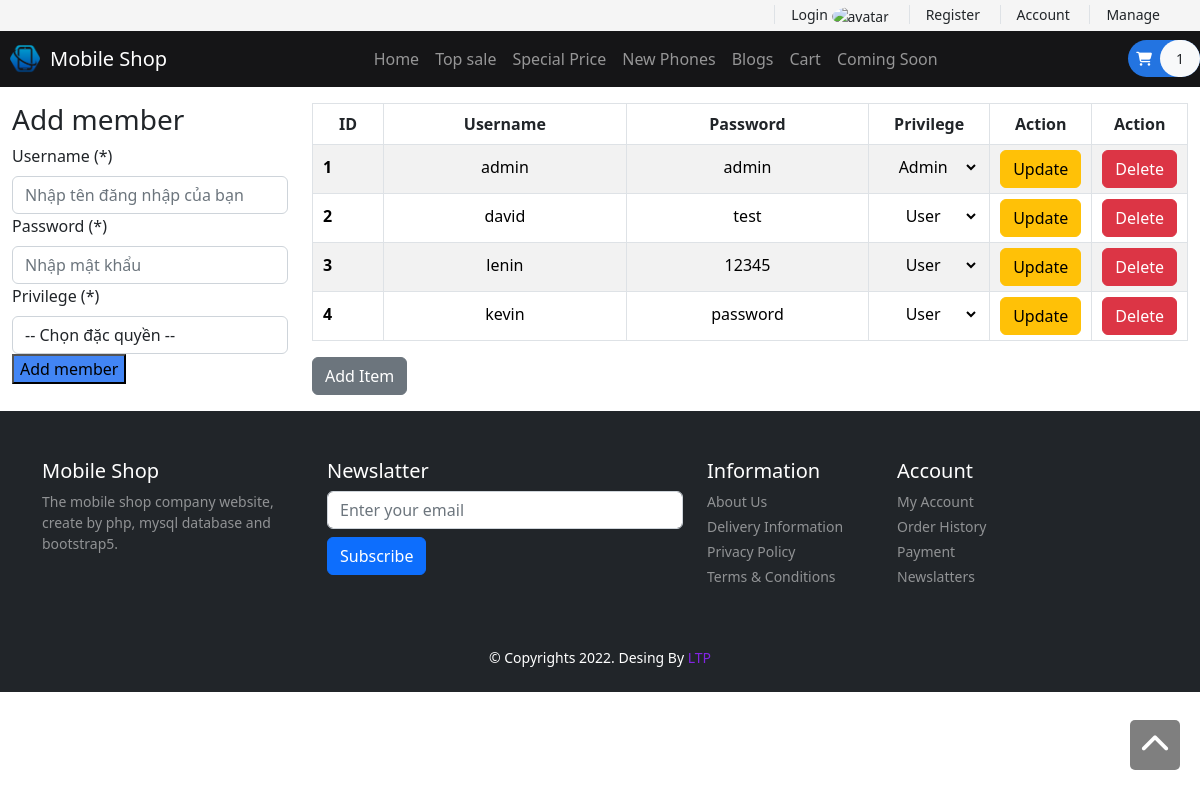
The page /account.php on the database its author committed.
### tables this page shows
CREATE TABLE `account` (
  `id` int(10) UNSIGNED NOT NULL,
  `username` varchar(30) NOT NULL,
  `password` varchar(30) NOT NULL,
  `email` varchar(100) NOT NULL,
  `privilege` tinyint(1) NOT NULL DEFAULT 0
);

### account.php (called while the page is built, shortened)
<?php
include('func/header.php');
?>
<?php
include('libs/_account-form.php')
?>
<?php
include('func/footer.php');
?>

### func/functions.php (called while the page is built, shortened)
<?php
require('func/DBConnect.php');
require('func/Product.php');
require('func/Account.php');
$db = new Connect();
$product = new Product($db);
$acc = new Account($db);
$accData = $acc->getData();
?>

### func/DBConnect.php (called while the page is built, shortened)
<?php
class Connect
{
    protected $host = 'localhost';
    protected $user = 'root';
    protected $password = '';
    protected $database = 'mobileshop';
    public function __construct()
    {
        $this->con = mysqli_connect($this->host, $this->user, $this->password, $this->database);
    }
}
?>

### func/Product.php (called while the page is built, shortened)
<?php
class Product
{
    public $db = null;
    public function __construct(Connect $db)
    {
        $this->db = $db;
    }
    public function getData($table = 'product')
    {
        $sql = "SELECT * FROM {$table}";
        $result = $this->db->con->query($sql);
        $resultArray = array();
        if ($result->num_rows > 0) {
            while ($item = mysqli_fetch_array($result, MYSQLI_ASSOC)) {
                $resultArray[] = $item;
            }
        }
        return $resultArray;
    }
}

### func/Account.php (called while the page is built, shortened)
<?php
class Account
{
    public $db = null;
    public function __construct(Connect $db)
    {
        $this->db = $db;
    }
    public function getData($table = 'account')
    {
        $sql = "SELECT * FROM {$table}";
        $result = $this->db->con->query($sql);
        $resultArray = array();
        if ($result->num_rows > 0) {
            while ($item = mysqli_fetch_array($result, MYSQLI_ASSOC)) {
                $resultArray[] = $item;
            }
        }
        return $resultArray;
    }
}

### libs/_account-form.php (the view, shortened to what this page needs)
<section id="account" class="py-3">
    <div class="container-xxl">
        <div class="row">
            <div class="col-3">
                <form method="POST" class="form" id="add-member">
                    <h3 class="heading">Add member</h3>
                    <div class="row">
                        <div class="col">
                            <div class="form-group">
                                <label for="username" class="form-label">Username (*)</label>
                                <input id="username" name="username" type="text" rules="required|min:3|max:10"
                                    placeholder="Nhập tên đăng nhập của bạn" class="form-control">
                            </div>
                            <div class="form-group">
                                <label for="password" class="form-label">Password (*)</label>
                                <input id="password" name="password" type="password" rules="required|min:3"
                                    placeholder="Nhập mật khẩu" class="form-control">
                            </div>
                            <div class="form-group">
                                <label for="privilege" class="form-label">Privilege (*)</label>
                                <select id="privilege" name="privilege" rules="required" class="form-control">
                                    <option value="">-- Chọn đặc quyền --</option>
                                </select>
                            </div>
                        </div>
                    </div>
                    <button class="form-submit" name="add-member-submit">Add member</button>
                </form>
            </div>
            <div class="col-9">
                <form method="POST" id="account-member">
                    <div class="form-group">
                        <table class="table table-striped table-bordered table-data">
                            <thead>
                                <tr class="text-center">
                                    <th scope="colgroup rowgroup">ID</th>
                                    <th scope="col">Username</th>
                                    <th scope="col">Password</th>
                                    <th scope="col">Privilege</th>
                                    <th scope="col">Action</th>
                                    <th scope="col">Action</th>
                                </tr>
                            </thead>
                            <tbody>
                                <?php foreach ($accData as $item): ?>
                                    <tr data-id="<?php echo $item['id'] ?>">
                                        <td>
                                            <input type="number" value="<?php echo $item['id'] ?>" readonly
                                                name="id-<?php echo $item['id'] ?>">
                                        </td>
                                        <td>
                                            <input type="text" value="<?php echo $item['username'] ?>"
                                                name="username-<?php echo $item['id'] ?>" class="text-center">
                                        </td>
                                        <td>
                                            <input type="text" value="<?php echo $item['password'] ?>"
                                                name="password-<?php echo $item['id'] ?>" class="text-center">
                                        </td>
                                        <td>
                                            <select name="privilege-<?php echo $item['id'] ?>">
                                                <option value="<?php echo $item['privilege'] ?>" selected>
                                                    <?php echo $item['privilege'] ? 'Admin' : 'User'; ?>
                                                </option>
                                            </select>
                                        </td>
                                        <td>
                                            <button type="submit" name="account-update"
                                                formaction="account.php?id=<?php echo $item['id'] ?>"
                                                class="btn btn-warning">Update</button>
                                        </td>
                                        <td>
                                            <button type="submit" name="account-delete"
                                                formaction="account.php?id=<?php echo $item['id'] ?>"
                                                class="btn btn-danger">Delete</button>
                                        </td>
                                    </tr>
                                <?php endforeach; ?>
                            </tbody>
                        </table>
                        <button type="button" class="btn btn-secondary addItem">Add Item</button>
                    </div>
                </form>
            </div>
        </div>
    </div>
</section>

### func/header.php (shortened to what this page needs)
<!DOCTYPE html>
<html lang="en">
<head>
    <link href="https://cdn.jsdelivr.net/npm/bootstrap@5.2.3/dist/css/bootstrap.min.css" rel="stylesheet"
>
    <link rel="stylesheet" href="https://cdnjs.cloudflare.com/ajax/libs/OwlCarousel2/2.3.4/assets/owl.carousel.min.css"
 />
    <link rel="stylesheet"
        href="https://cdnjs.cloudflare.com/ajax/libs/OwlCarousel2/2.3.4/assets/owl.theme.default.min.css"
 />
    <link rel="stylesheet" href="https://ltp110.tk/form-validate/css/style.css">
    <link rel="stylesheet" href="./style.css">
    <?php
    require('func/functions.php');
    ?>
</head>
<body>
    <a class="scroll-up" href="#top"><i class="fas fa-chevron-up"></i></a>
    <header id="header">
        <div class="topnav d-flex justify-content-end px-4 py-1">
            <div class="font-size-14">
                <a href="./login.php" class="px-3 border-start text-dark">
                    <?php if (isset($_SESSION['logged']) && $_SESSION['logged'] == true) {
                        echo $acc->getAccount($_COOKIE['user_id'])['username'];
                    } else {
                        echo "Login";
                    } ?>
                    <img src="<?php echo $acc->getAccount($_COOKIE['user_id'], 'user')['avatar'] ?>" alt="avatar"
                        class="rounded-circle" style="width: 20px;height: 20px;" />
                </a>
                <a href="./register.php" class="px-3 border-start text-dark">Register</a>
                <a href="./account.php" class="px-3 border-start text-dark">Account</a>
                <a href="./manage.php" class="px-3 border-start text-dark">Manage</a>
            </div>
        </div>
        <nav class="navbar navbar-expand-lg navbar-dark color-second-bg">
            <img src="./assets/phone.png" class="logo">
            <a class="navbar-brand" href="./index.php">Mobile Shop</a>
            <div class="collapse navbar-collapse" id="navbarNav">
                <ul class="navbar-nav m-auto">
                    <li class="nav-item active">
                        <a class="nav-link" href="./index.php">Home</a>
                    </li>
                    <li class="nav-item">
                        <a class="nav-link" href="./index.php#top-sale">Top sale</a>
                    </li>
                    <li class="nav-item">
                        <a class="nav-link" href="./index.php#special-price">Special Price</a>
                    </li>
                    <li class="nav-item">
                        <a class="nav-link" href="./index.php#new-phones">New Phones</a>
                    </li>
                    <li class="nav-item">
                        <a class="nav-link" href="./index.php#blogs">Blogs</a>
                    </li>
                    <li class="nav-item">
                        <a class="nav-link" href="./cart.php">Cart</a>
                    </li>
                    <li class="nav-item">
                        <a class="nav-link" href="#">Coming Soon</a>
                    </li>
                </ul>
                <form action="#" class="font-size-12">
                    <a href="./cart.php" class="d-flex align-items-center rounded-pill color-primary-bg">
                        <span class="font-size-14 px-2 py-2 text-white">
                            <i class="fas fa-shopping-cart" aria-hidden="true"></i>
                        </span>
                        <span class="px-3 py-2 font-size-14 rounded-pill text-dark bg-light">
                            <?php echo count($product->getData('cart')); ?>
                        </span>
                    </a>
                </form>
            </div>
        </nav>
    </header>
    <main id="main-site">

### func/footer.php (shortened to what this page needs)
</main>
<footer id="footer" class="bg-dark text-white py-5">
    <div class="container">
        <div class="row">
            <div class="col-lg-3 col-12">
                <h4 class="font-size-20">Mobile Shop</h4>
                <p class="font-size-14  text-white-50">The mobile shop company website, create by php, mysql
                    database and bootstrap5.</p>
            </div>
            <div class="col-lg-4 col-12">
                <h4 class="font-size-20">Newslatter</h4>
                <form>
                    <div class="col">
                        <input type="text" class="form-control" placeholder="Enter your email">
                    </div>
                    <div class="col">
                        <button type="submit" class="btn btn-primary my-2">Subscribe</button>
                    </div>
                </form>
            </div>
            <div class="col-lg-2 col-12">
                <h4 class="font-size-20">Information</h4>
                <div class="d-flex flex-column flex-wrap">
                    <a href="#" class="font-size-14 text-white-50 pb-1">About Us</a>
                    <a href="#" class="font-size-14 text-white-50 pb-1">Delivery Information</a>
                    <a href="#" class="font-size-14 text-white-50 pb-1">Privacy Policy</a>
                    <a href="#" class="font-size-14 text-white-50 pb-1">Terms & Conditions</a>
                </div>
            </div>
            <div class="col-lg-2 col-12">
                <h4 class="font-size-20">Account</h4>
                <div class="d-flex flex-column flex-wrap">
                    <a href="#" class="font-size-14 text-white-50 pb-1">My Account</a>
                    <a href="#" class="font-size-14 text-white-50 pb-1">Order History</a>
                    <a href="#" class="font-size-14 text-white-50 pb-1">Payment</a>
                    <a href="#" class="font-size-14 text-white-50 pb-1">Newslatters</a>
                </div>
            </div>
        </div>
    </div>
</footer>
<div class="copyright text-center bg-dark text-white py-2">
    <p class="font-size-14">&copy; Copyrights 2022. Desing By <a
            href="https://www.facebook.com/profile.php?id=100045406261491" class="color-second">LTP</a></p>
</div>
</body>
</html>

### style.css (style rules this page uses)
button, button:focus { outline: none !important; box-shadow: none !important; }
html { font-family: "Open Sans", sans-serif; color: #333; scroll-behavior: smooth; }
a { text-decoration: none; }
.font-size-12 { font-size: 12px; }
.font-size-14 { font-size: 14px; }
.font-size-20 { font-size: 20px; }
.color-primary-bg { background: #2374e1; }
.color-second { color: #8224e3; }
.color-second-bg { background: #151517; }
.topnav { background-color: #f5f5f5; }
.scroll-up { position: fixed; bottom: 30px; right: 20px; cursor: pointer; background: rgba(0, 0, 0, 0.5); width: 50px; height: 50px; text-align: center; border-radius: 5px; }
.scroll-up i { color: white; font-size: 30px; padding: 10px; }
.logo { width: 30px; height: 30px; margin: 0px 10px; }
.form { width: auto; }
.form-submit { background-color: #4285f4; }
.table-data tr td:first-child input { font-weight: bold; width: 50px; }
.table-data td { padding: 5px 10px; }
.table-data input, .table-data select { padding: 5px 0px; background: transparent; width: 100%; border: none; outline: none; overflow: hidden; }
.table-data select { width: 100px !important; text-align: center; }

### rows shown on the page
account: id "1", username "admin", password "admin", privilege+id "Admin"
account: id "2", username "david", password "test", privilege+id "User"
account: id "3", username "lenin", password "12345", privilege+id "User"
account: id "4", username "kevin", password "password", privilege+id "User"

### other values the page prints
count($product->getData('cart')) "1"
